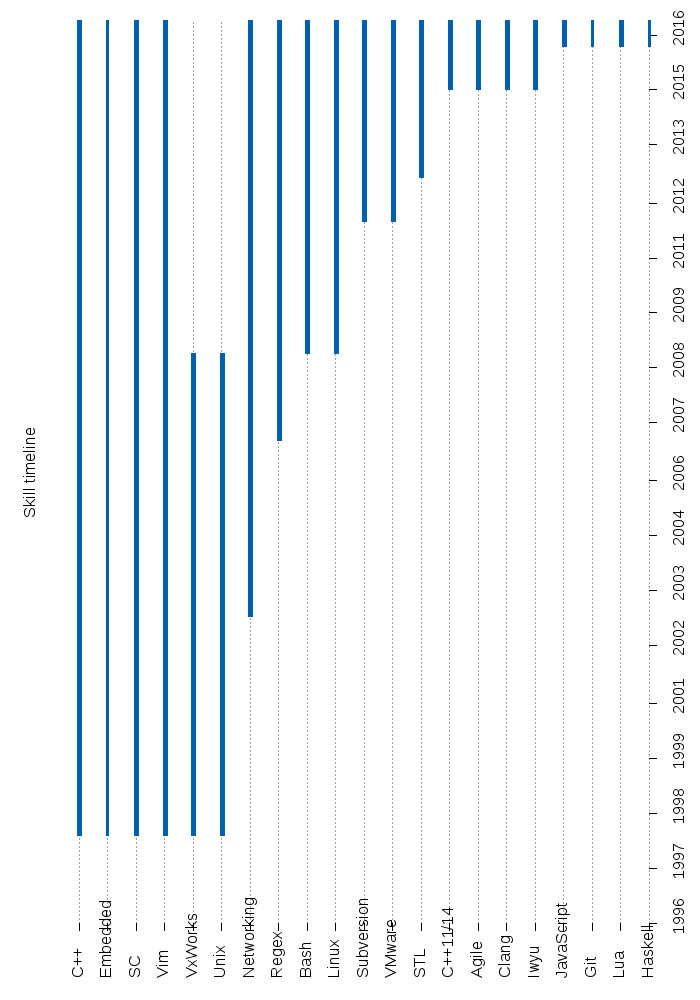

This figure's gnuplot source:
set ylabel 'Skill timeline'

set grid
unset key
set tics out nomirror
set border 0 front linetype black linewidth 1.0 dashtype solid
set lmargin 5
set rmargin 5
set bmargin 4

begin_range='1996-01-01'
end_range='2016-08-01'

set timefmt '%Y-%m-%d'

set xrange [0:21]
set xtics rotate by 90 offset 0, -2 out nomirror

set ydata time
set yrange [begin_range:end_range]
unset ytics

set y2data time
set format y2 "%Y"
set y2range [begin_range:end_range]
set y2tics begin_range, 40000000, end_range rotate by 90 offset 0.5, -0.6 nomirror
set my2tics 1

set style line 1 linecolor rgb '#0060ad' linetype 1 linewidth 1
set boxwidth 0.1 absolute
set style fill solid

set terminal png enhanced size 700, 1000
set output 'timeline.png'
plot 'timeline.dat' using 1:3:3:4:4:xticlabels(2) with candlesticks linestyle 1 title 'data'
